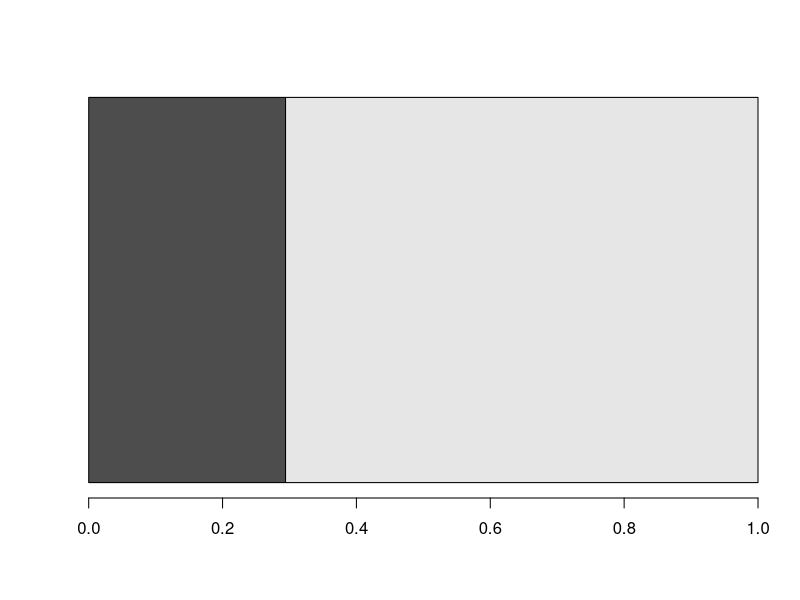

Recreate this plot in R.
## ---- chunk 1
knitr::opts_chunk$set(echo = TRUE)
## ---- chunk 2
thisweek <- 10
yikes <- c(thisweek, 34-thisweek) / 34
barplot(as.matrix(yikes), horiz=TRUE, beside=FALSE)
